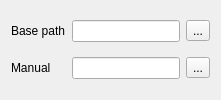
     <widget class="QWidget" name="pathsTab">
      <attribute name="title">
       <string>Paths</string>
      </attribute>
      <layout class="QGridLayout" name="gridLayout_3">
       <item row="0" column="0">
        <widget class="QLabel" name="label_11">
         <property name="toolTip">
          <string>&lt;!DOCTYPE HTML PUBLIC &quot;-//W3C//DTD HTML 4.0//EN&quot; &quot;http://www.w3.org/TR/REC-html40/strict.dtd&quot;&gt;
&lt;html&gt;&lt;head&gt;&lt;meta name=&quot;qrichtext&quot; content=&quot;1&quot; /&gt;&lt;style type=&quot;text/css&quot;&gt;
p, li { white-space: pre-wrap; }
&lt;/style&gt;&lt;/head&gt;&lt;body style=&quot; font-family:'MS Shell Dlg 2'; font-size:8.25pt; font-weight:400; font-style:normal;&quot;&gt;
&lt;p style=&quot; margin-top:0px; margin-bottom:0px; margin-left:0px; margin-right:0px; -qt-block-indent:0; text-indent:0px;&quot;&gt;&lt;span style=&quot; font-size:8pt;&quot;&gt;Base path for input/output. &lt;/span&gt;&lt;/p&gt;
&lt;p style=&quot; margin-top:0px; margin-bottom:0px; margin-left:0px; margin-right:0px; -qt-block-indent:0; text-indent:0px; font-size:8pt;&quot;&gt;If you want to save results, make sure that the directory is user-writable.&lt;/p&gt;&lt;/body&gt;&lt;/html&gt;</string>
         </property>
         <property name="text">
          <string>Base path</string>
         </property>
        </widget>
       </item>
       <item row="0" column="1">
        <widget class="QLineEdit" name="workDirectoryLE">
         <property name="toolTip">
          <string>&lt;!DOCTYPE HTML PUBLIC &quot;-//W3C//DTD HTML 4.0//EN&quot; &quot;http://www.w3.org/TR/REC-html40/strict.dtd&quot;&gt;
&lt;html&gt;&lt;head&gt;&lt;meta name=&quot;qrichtext&quot; content=&quot;1&quot; /&gt;&lt;style type=&quot;text/css&quot;&gt;
p, li { white-space: pre-wrap; }
&lt;/style&gt;&lt;/head&gt;&lt;body style=&quot; font-family:'MS Shell Dlg 2'; font-size:8.25pt; font-weight:400; font-style:normal;&quot;&gt;
&lt;p style=&quot; margin-top:0px; margin-bottom:0px; margin-left:0px; margin-right:0px; -qt-block-indent:0; text-indent:0px;&quot;&gt;&lt;span style=&quot; font-size:8pt;&quot;&gt;Base path for input/output. &lt;/span&gt;&lt;/p&gt;
&lt;p style=&quot; margin-top:0px; margin-bottom:0px; margin-left:0px; margin-right:0px; -qt-block-indent:0; text-indent:0px; font-size:8pt;&quot;&gt;If you want to save results, make sure that the directory is user-writable.&lt;/p&gt;&lt;/body&gt;&lt;/html&gt;</string>
         </property>
        </widget>
       </item>
       <item row="0" column="2">
        <widget class="QToolButton" name="workDirectoryPB">
         <property name="toolTip">
          <string>Select the Base path directory</string>
         </property>
         <property name="text">
          <string>...</string>
         </property>
        </widget>
       </item>
       <item row="1" column="0">
        <widget class="QLabel" name="label_10">
         <property name="text">
          <string>Manual</string>
         </property>
        </widget>
       </item>
       <item row="1" column="1">
        <widget class="QLineEdit" name="manualFileLE">
         <property name="toolTip">
          <string>Location of the main manual file</string>
         </property>
        </widget>
       </item>
       <item row="1" column="2">
        <widget class="QToolButton" name="manualFilePB">
         <property name="toolTip">
          <string>Browse for the User Manual file</string>
         </property>
         <property name="text">
          <string>...</string>
         </property>
        </widget>
       </item>
      </layout>
     </widget>
